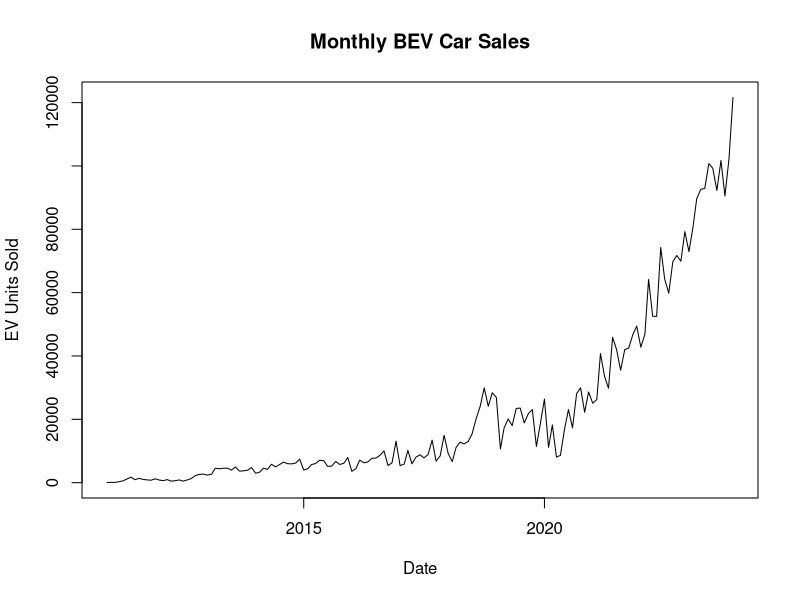
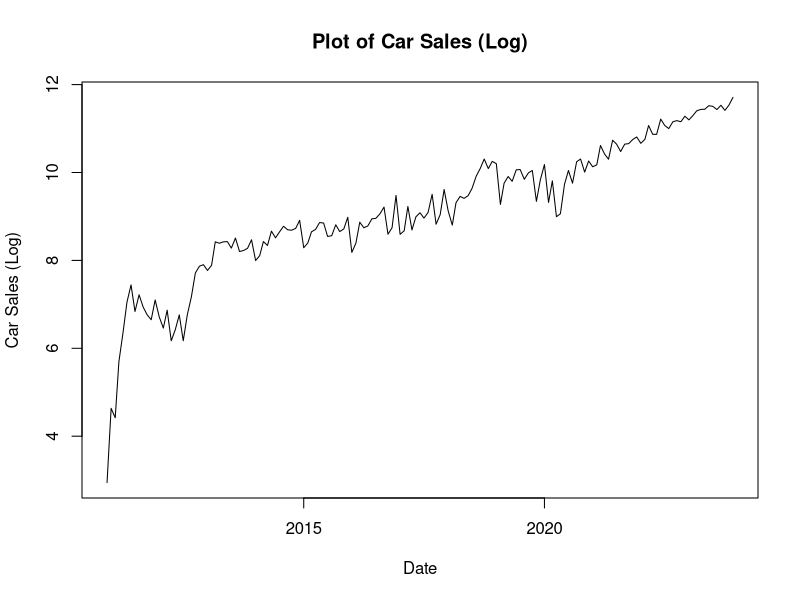
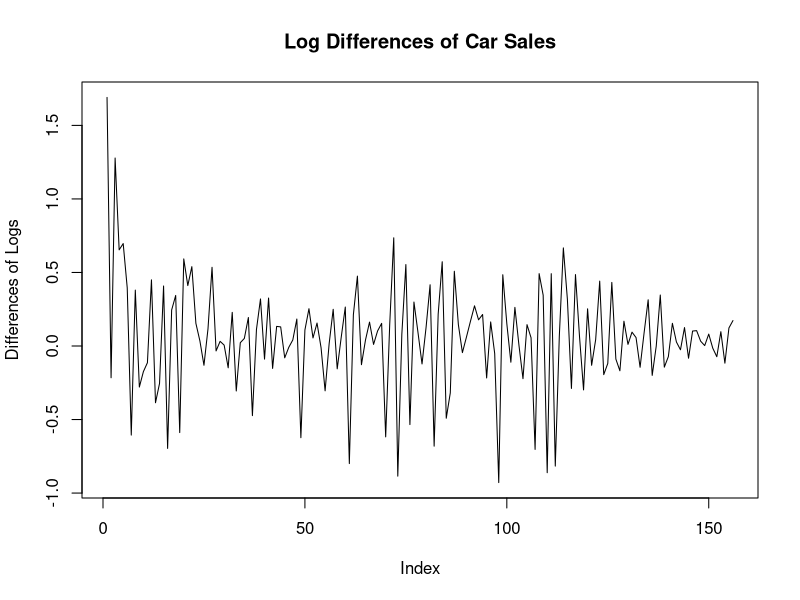
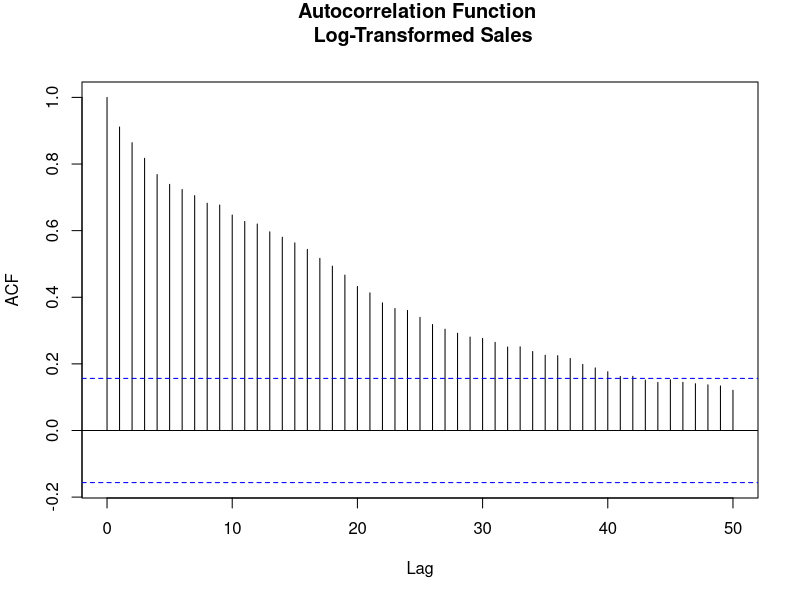
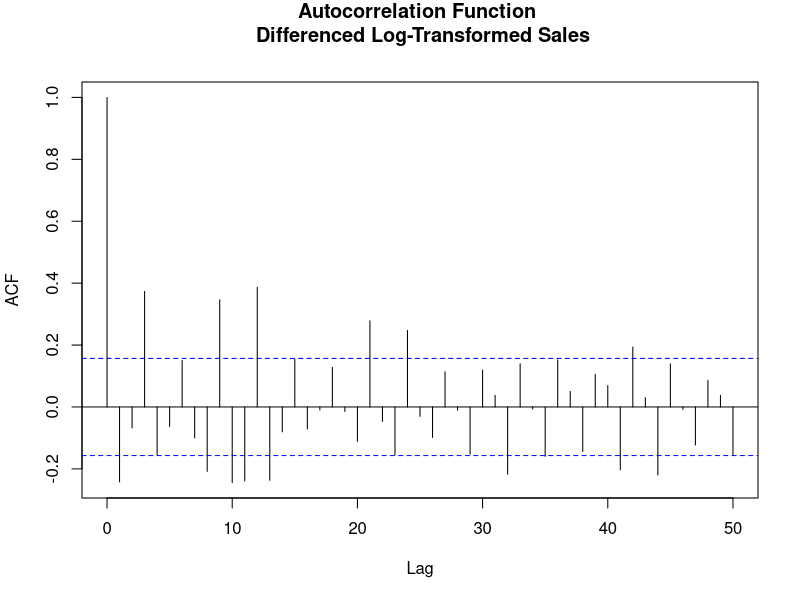
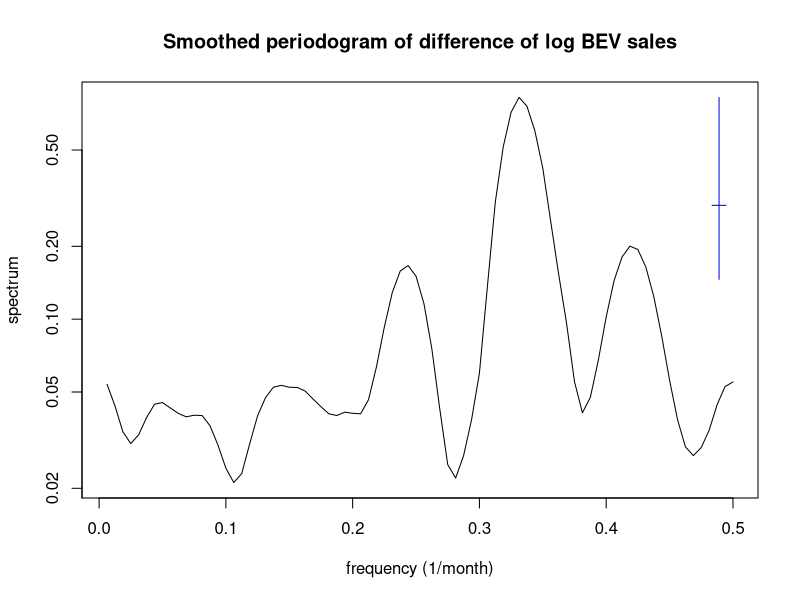
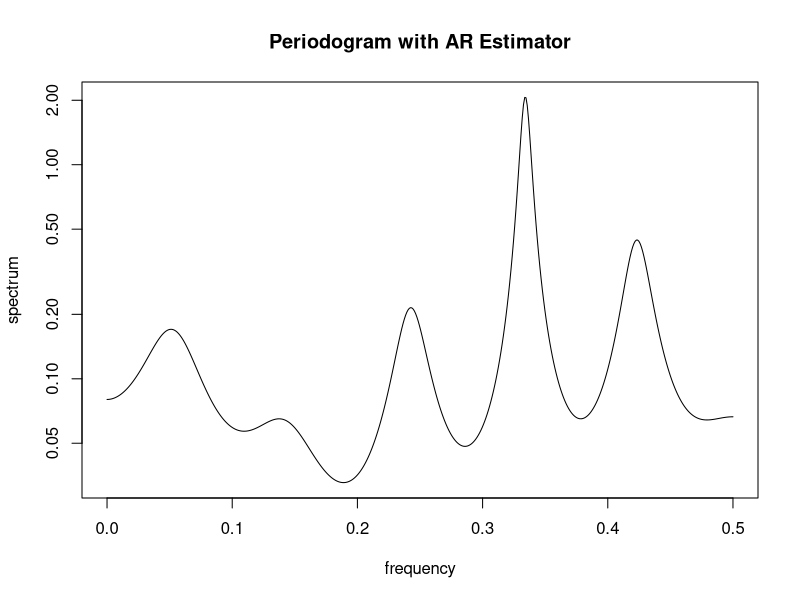
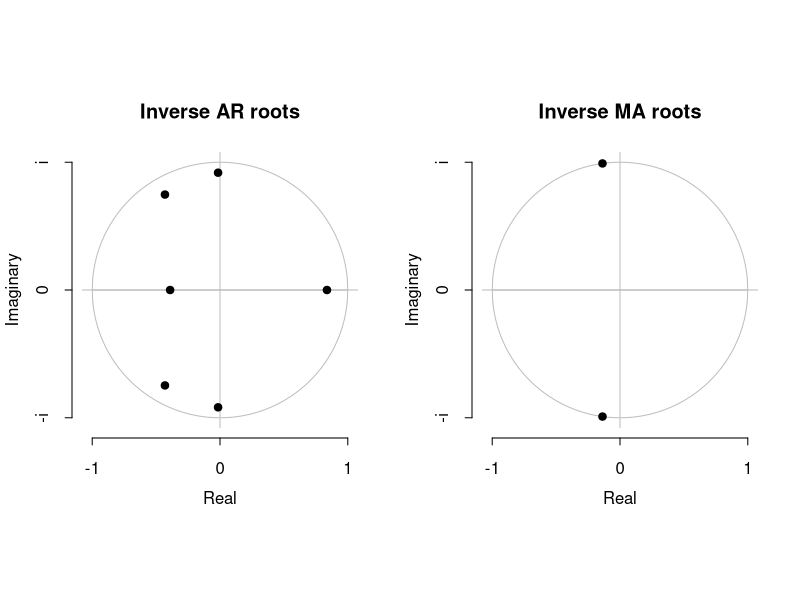

These charts were generated, in order, by the following R code:
## ---- chunk 1
knitr::opts_chunk$set(echo = TRUE, warning = FALSE, message = FALSE)
## ---- chunk 2
#install.packages(c('zoo', 'knitr'))
library(zoo)

ev_sales <- read.csv('Electric_Vehicle_Sales_Data.csv')
ev_sales$Date <- as.Date(as.yearmon(ev_sales$Month, format='%b-%y'))
bev <- ev_sales[1:157,c(2, 6)]
plot(bev$Date,bev$BEV, type='l', main = 'Monthly BEV Car Sales', xlab = 'Date', ylab = 'EV Units Sold')
## ---- chunk 3
plot(bev$Date, log(bev$BEV), type = 'l', main = 'Plot of Car Sales (Log)', xlab='Date',  ylab='Car Sales (Log)')
## ---- chunk 4
plot(diff(log(bev$BEV)), type='l', main = 'Log Differences of Car Sales', ylab = 'Differences of Logs')
## ---- chunk 5
acf(log(bev$BEV), lag.max=50, main='Autocorrelation Function \n Log-Transformed Sales')
## ---- chunk 6
acf(diff(log(bev$BEV)), lag.max=50, main='Autocorrelation Function \n Differenced Log-Transformed Sales')
## ---- chunk 7
library(knitr)
aic_table <- function(data,P,Q){ 
  table <- matrix(NA,(P+1),(Q+1)) 
  for(p in 0:P) {
    for(q in 0:Q) {
    try(table[p+1,q+1] <- arima(data,order=c(p,1,q), method='ML')$aic)
    } 
  }
  dimnames(table) <- list(paste("AR",0:P, sep=""),
    paste("MA",0:Q,sep=""))
  table
}
aic_table1 <- aic_table(log(bev$BEV),6,6)

kable(aic_table1,digits=2)
## ---- chunk 8
model_613 <- arima(log(bev$BEV), order=c(6,1,3), method='ML')
model_612 = arima(log(bev$BEV), order= c(6,1,2), method='ML')
## ---- chunk 9
spectrum(diff(log(bev$BEV)), spans=c(4,4), main='Smoothed periodogram of difference of log BEV sales', xlab = 'frequency (1/month)', sub='')
## ---- chunk 10
s = spectrum(diff(log(bev$BEV)), method = 'ar', xalb = 'frequency (1/month)', main='Periodogram with AR Estimator', sub='')
sprintf("Maximum point: %s", s$freq[which.max(s$spec)])
## ---- chunk 11
library(forecast)
plot(model_612)
## ---- chunk 12
library(knitr)
aic_table <- function(data,P,Q){ 
  table <- matrix(NA,(P+1),(Q+1)) 
  for(p in 0:P) {
    for(q in 0:Q) {
    try(table[p+1,q+1] <- arima(data,order=c(p,0,q), method='ML')$aic)
    } 
  }
  dimnames(table) <- list(paste("AR",0:P, sep=""),
    paste("MA",0:Q,sep=""))
  table
}
aic_table2 <- aic_table(log(bev$BEV),6,6)

kable(aic_table2,digits=2)
## ---- chunk 13
model_603 = arima(log(bev$BEV), order=c(6,0,3), method='ML')
plot(model_603)
## ---- chunk 14
summary603 = summary(model_603)
## ---- chunk 15
plot(bev$Date, -resid(model_603) + log(bev$BEV), type='l', col='blue', main="fitted and original values of log of sales (ARMA(6,3))", xlab='year', ylab='log(sales)')
lines(bev$Date, log(bev$BEV), col='black')
legend('topleft', legend=c('Fitted Arima', 'Ground Truth'), col=c('blue','black'),lty=1)
## ---- chunk 16
plot(bev$Date, exp(-resid(model_603) + log(bev$BEV)), type='l', col='blue', main='Plot of Fitted vs. True Values (ARMA(6,3))',
     xlab='Date', ylab='Number of Vehicles Sold (by Month)')
lines(bev$Date, exp(log(bev$BEV)), col='black')
legend('topleft', legend=c('Fitted Arima', 'Ground Truth'), col=c('blue','black'),lty=1)
## ---- chunk 17
plot(model_603$residuals,main='Residuals - Model ARIMA(6,0,3)',ylab='Residuals',xlab='Month')
## ---- chunk 18
acf(resid(model_603), main='ACF ARMA(6,3)')
## ---- chunk 19
qqnorm(model_603$residuals)
qqline(model_603$residuals)
## ---- chunk 20
hist(model_603$residuals, breaks=30, main = 'Histogram of residuals of ARMA(6,3)', xlab="residuals of ARMA(6,3)")
## ---- chunk 21
dc <- decompose(ts(log(bev$BEV), frequency=3))
plot(dc)
## ---- chunk 22
model_season <- arima(log(bev$BEV), order=c(5,0,4), seasonal=list(order=c(1,0,0), period=3), method='ML')
test_stat <- model_season$loglik - model_603$loglik
sprintf("test statistics: %s. p-value: %s.", test_stat, 1-pchisq(2*test_stat, 1))
## ---- chunk 23
plot(bev$Date, -resid(model_season) + log(bev$BEV), type='l', col='blue', main="fitted and original values of log of sales (model SARMA)", xlab='year', ylab='log(sales)')
lines(bev$Date, log(bev$BEV), col='black')
legend('topleft', legend=c('Fitted Arima', 'Ground Truth'), col=c('blue','black'),lty=1)
## ---- chunk 24
plot(bev$Date, exp(-resid(model_season) + log(bev$BEV)), type='l', col='blue', main='Plot of Fitted vs. True Values (model SARMA)',
     xlab='Date', ylab='Number of Vehicles Sold (by Month)')
lines(bev$Date, exp(log(bev$BEV)), col='black')
legend('topleft', legend=c('Fitted Arima', 'Ground Truth'), col=c('blue','black'),lty=1)
## ---- chunk 25
plot(model_season$residuals,main='Residuals - Model SARMA',ylab='Residuals',xlab='Month')
## ---- chunk 26
acf(resid(model_season), main= 'ACF - Model SARMA')
## ---- chunk 27
qqnorm(model_season$residuals)
qqline(model_season$residuals)
## ---- chunk 28
hist(model_season$residuals, breaks=30, main = 'Histogram of residuals of SARMA', xlab="residuals of SARMA")
## ---- chunk 29
prediction_log = forecast(model_season, h=6)
plot(prediction_log, main='forecast of log of sales based on our SARMA model', xlab='time point, 157=Dec 2023', ylab='log(sales)')
## ---- chunk 30
ff <- forecast(model_season, h = 6)
ff$x <- exp(ff$x)
ff$mean <- exp(ff$mean)
ff$lower <- exp(ff$lower)
ff$upper <- exp(ff$upper)
plot(ff, main='forecast of sales based on our SARMA model', xlab='time point, 157=Dec 2023', ylab='sales')
